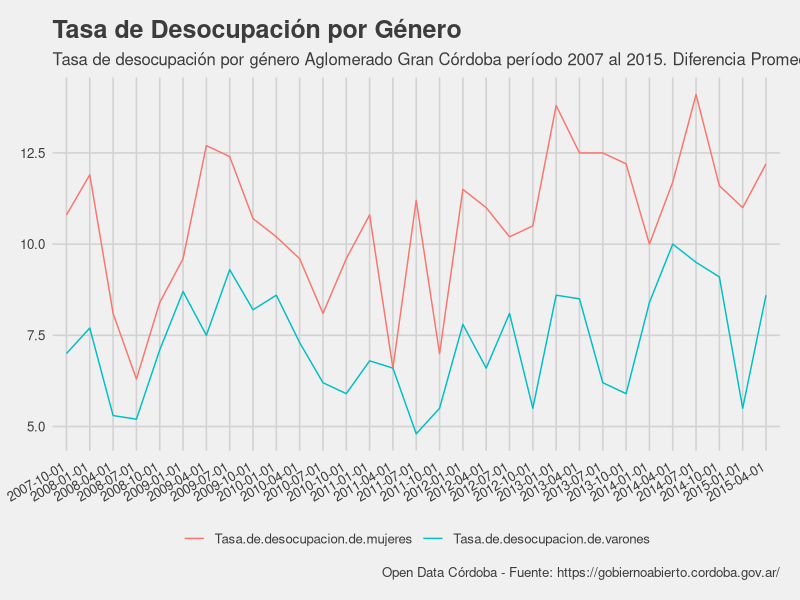

The R script that drew this image:
## ---- chunk 1
knitr::opts_chunk$set(echo = TRUE)
library(ggplot2)
library(ggthemes)
## ---- chunk 2
df <- read.csv('../data/desempleo-masculino-vs-femenino/mercado_laboral.csv')

difPromedio <- ave(df$Tasa.de.desocupacion.de.mujeres - df$Tasa.de.desocupacion.de.varones)

ggplot(df, aes(Trimestre)) +
 geom_line(aes(y=Tasa.de.desocupacion.de.mujeres,
               colour="Tasa.de.desocupacion.de.mujeres", group=1)) +
 geom_line(aes(y=Tasa.de.desocupacion.de.varones,
               colour="Tasa.de.desocupacion.de.varones", group=1)) +
  theme_fivethirtyeight() +
  theme(
    axis.text.x = element_text(angle = 30, hjust = 1.1),
    legend.title = element_blank()) +
  labs(
    title="Tasa de Desocupación por Género",
    subtitle=paste0("Tasa de desocupación por género Aglomerado Gran Córdoba período 2007 al 2015. Diferencia Promedio: ", round(difPromedio,2),"%"),
    caption="Open Data Córdoba - Fuente: https://gobiernoabierto.cordoba.gov.ar/"
  )
